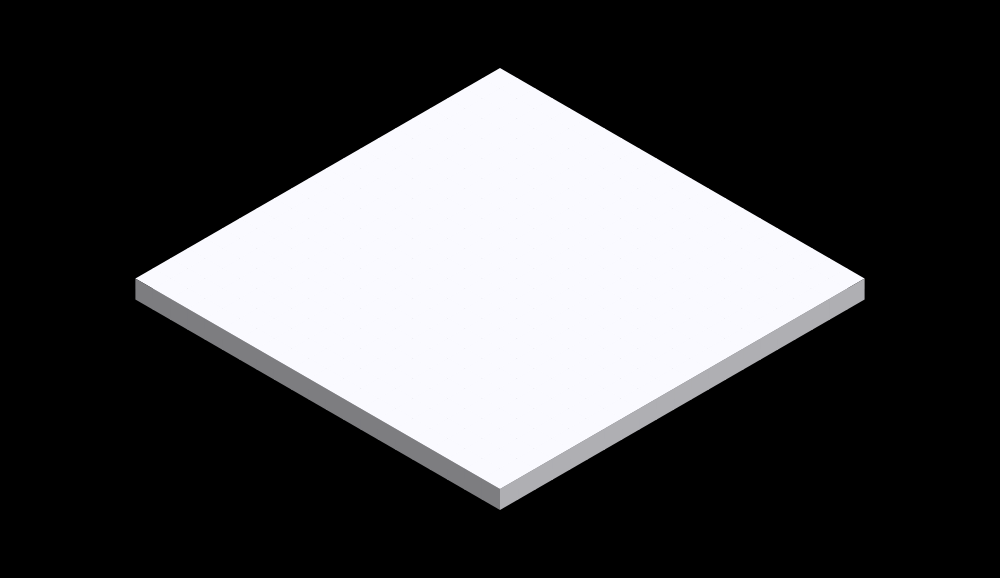
Frame 1 (no input)
Frame 60 (no input): identical to frame 1, image omitted
Frame 120 (the mouse pressed at the canvas centre since frame 60): identical to frame 1, image omitted

The p5.js sketch that drew this single still picture (run headless with seeded random() and noise() and a simulated clock; from frame 60 on, the mouse is pressed at the canvas centre):

// p5.js sketch
// ── sketch.js
var tileSize = 20;
var centerX, centerZ;

function setup() {
	createCanvas(1000, 578);
	noStroke();

	centerX = invProjX(width / 2, height / 2);
	centerZ = invProjZ(width / 2, height / 2);
}

function draw() {
	background(0);

	for(var x = -10; x <= 10; x++){
		for(var z = -10; z <= 10; z++){
			isoCube(x * tileSize + centerX, 0, z * tileSize + centerZ, tileSize + 1, color(250, 250, 255));
		}
	}
}

function drawEdges(){
	push();
		stroke(0);
		line(0, 0, width - 1, 0);
		line(0, height - 1, width - 1, height - 1);
		line(0, 0, 0, height - 1);
		line(width - 1, 0, width - 1, height - 1);
	pop();
}
// ── isomap.js
class IsoMap {
	constructor(){
		this.map = {};
	}
}

// ── isometric.js
var cos30, sin30, invCos30, invSin30;

cos30 = Math.cos(2 * Math.PI / 12);
sin30 = Math.sin(2 * Math.PI / 12);
invCos30 = 1 /  cos30;
invSin30 = 1 / sin30;

function projX(x, z){
	return cos30 * (x - z);
}

function projY(x, y, z){
	return y + sin30 * (x + z);
}

function proj(v3){
	return createVector(projX(v3.x, v3.z), projY(v3.x, v3.y, v3.z));
}

function invProjX(x, y){
	return (x * invCos30 + y * invSin30) * 0.5;
}

function invProjZ(x, y){
	return - (x * invCos30 - y * invSin30) * 0.5;
}

function invProj(v3){
	return createVector(invProjX(v3.x, v3.y), 0, invProjZ(v3.x, v3.y));
}

function isoPoint(x, y, z){
	point(projX(x, z), projY(x, y, z));
}

function isoCube(x, y, z, size, c){
	c = c || color(255, 255, 255);

	var p = proj(createVector(x, y, z));

	fill(c);
	//stroke(c);

	quad(
		p.x               , p.y,
		p.x + size * cos30, p.y - size * sin30,
		p.x               , p.y - 2 * size * sin30,
		p.x - size * cos30, p.y - size * sin30
	); //Upper quad.

	fill(red(c) * 0.7, green(c) * 0.7, blue(c) * 0.7);
	//stroke(red(c) * 0.7, green(c) * 0.7, blue(c) * 0.7);

	quad(
		p.x               , p.y,
		p.x + size * cos30, p.y - size * sin30,
		p.x + size * cos30, p.y + size * sin30,
		p.x               , p.y + 2 * size * sin30
	); //Right quad.

	fill(red(c) * 0.5, green(c) * 0.5, blue(c) * 0.5);
	//stroke(red(c) * 0.5, green(c) * 0.5, blue(c) * 0.5);

	quad(
		p.x               , p.y,
		p.x - size * cos30, p.y - size * sin30,
		p.x - size * cos30, p.y + size * sin30,
		p.x               , p.y + 2 * size * sin30
	); //Left quad.
}
